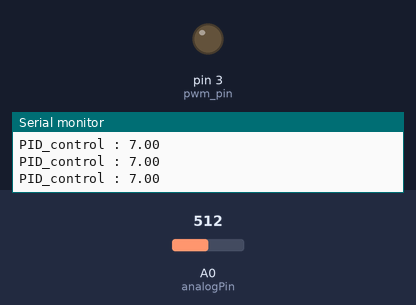
Simulated run of this sketch. Board: Arduino Uno, built with avr-gcc and run on an emulated ATmega328P. Shown: output pins drawn as LEDs (lit = HIGH), the last lines printed to the serial monitor. The test bench sets the inputs (shaded band); at power-on: A0 (analogPin) = 512.

Above: at 3.7 s.
3.8 s: A0 (analogPin) set to 389
6.8 s: A0 (analogPin) set to 373
At 7.94 s:
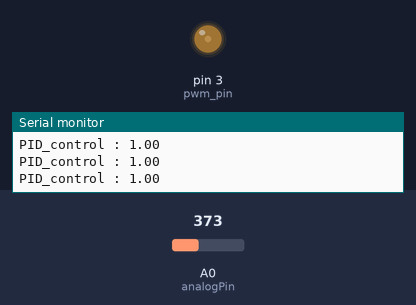
At 9.19 s:
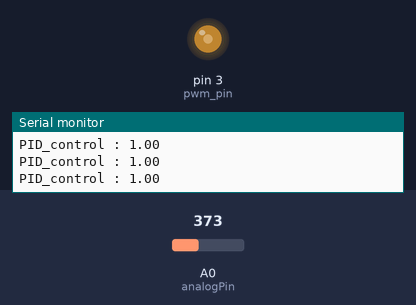
9.8 s: A0 (analogPin) set to 306
At 10.13 s:
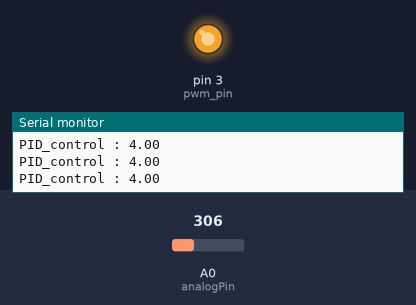
11.7 s: A0 (analogPin) set to 716
Timing chart, 0 to 14.7 s (numbered marks = the images above; inputs shaded):
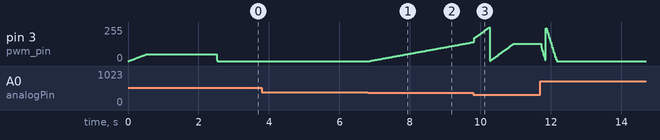

Measured:
- the behaviour switches between 374 and 373 on A0 (analogPin) (found by bisection; images 0 and 1)
- after the input at 6.8 s, pin 3 (pwm_pin): moves from 0/255 to 142/255 over 2.9 s, starting after 0.05 s
- by itself, pin 3 (pwm_pin): rises from 1/255 to 50/255 in 0.48 s, then falls to 0/255 in 2.0 s

The sketch:

500ms.ino
```cpp
/************************************************************************************************************************
 *
 * Define
 *
 ************************************************************************************************************************/
  #include <PWM.h>
  #include <math.h>

/************************************************************************************************************************
 *
 * Global Variables
 *
 ************************************************************************************************************************/

  //'T' 'F'
  char debug_mode = 'F';

  int pwm_pin = 3;            // pin no : pwn output
  int pwm_init = 50;          // varialbe : pwm soft-start target value
  int pwm_ctr = 50;           // variable : pwm control value@loop
  int pwm_ctrl_amout = 1;     // varialbe : pwm control resolution value
  int32_t frequency = 30000;  // frequency (in Hz)
  int analogPin = 0;          // pin no : voltage input
  int val = 50;               // variable : voltage input
  int vth = 380;              // variable : target voltage value => 0V@0, 5.37V@100V, 10.30V@200, 20.19V@375

  //pwm 오차
  int vhys = 5;

  //pid
  float Kp = 0.05;
  float Ki = 0.01;
  float Kd = 0.026;

  float error;
  float error_prev;
  float goal = 10;
  float P_control, I_control, D_control;
  float Time = 0.003;
  float PID_control;


/************************************************************************************************************************
 *
 * Functions
 *
 ************************************************************************************************************************/


/************************************************************************************************************************
 * PID Control
 ************************************************************************************************************************/
  int pidcontrol(int vth_goal, int vth_curr)
  {
    error = vth_goal - vth_curr;
    P_control = Kp * error;
    I_control += Ki * error * Time;
    D_control = Kd * (error - error_prev) / Time;
    PID_control = P_control + I_control + D_control;
    PID_control = constrain(PID_control, 0, 30);
    PID_control = round(PID_control);

    error_prev = error;

    if(debug_mode == 'T')
    {
      Serial.print("PID_control : ");
      Serial.println(PID_control);
    }
      Serial.print("PID_control : ");
      Serial.println(PID_control);
//  delay(500);
    return (int)PID_control;
  }

/************************************************************************************************************************
 * PWM Control
 ************************************************************************************************************************/
  int pwm_ctrl()
  {
    //read voltage input = pwm 0~1024 max 300
    val = analogRead(analogPin);

    if(abs(val - vth) > 6)
    {
      if(val < (vth+vhys)){
        pwm_ctr = pwm_ctr + pidcontrol((vth+vhys), val);
        if(pwm_ctr > (vth+vhys))
          pwm_ctr = (vth+vhys);
      }
      else if(val > (vth-vhys)){
        pwm_ctr = pwm_ctr - pidcontrol(val, (vth-vhys));
        if(pwm_ctr < 0)
          pwm_ctr = 0;
      }
    }
    else
    {
      delay(3000);
      if(vth == 250)
        vth = 100;
      else if(vth == 100)
        vth = 250;
    }

    if(debug_mode == 'T')
    {
      Serial.print("val : ");
      Serial.println(val);
      Serial.print("vth : ");
      Serial.println(vth);
      Serial.print("pwm_ctr : ");
      Serial.println(pwm_ctr);
    }
    return pwm_ctr;
  }

/************************************************************************************************************************
 * setup
 ************************************************************************************************************************/
  void setup(){
    Serial.begin(9600);

    //pwm timer init, pwmWrite 사용하기 위함
    InitTimersSafe();

    //pwm frequency init, pin의 주파수(단위 hz)를 세팅하고 성공여부를 bool로 돌려줌
    bool success = SetPinFrequencySafe(3, frequency);

    //soft-start 0.5s동안 0 > 50
    for(int w = 0; w <= pwm_init; w = w + pwm_ctrl_amout)
    {
      Serial.print(".");
      delay(10);
      pwmWrite(3, w);
    }
    Serial.print("start\n");
    delay(2000);

  }

/************************************************************************************************************************
 * Loop
 ************************************************************************************************************************/
  void loop(){
    pwmWrite(3, pwm_ctrl());
  }
```
